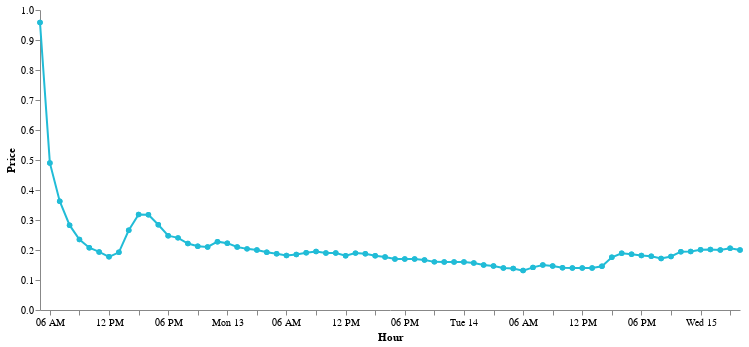

The cell this chart's notebook holds for it:
### Code cell
cp = NebulaChartProvider()
cp.price_chart(dp.hourly_stats_df)

### Figure 1 — Vega-Lite specification as saved in the notebook (floating-point values rounded to 4 significant figures; data arrays with more than 128 entries replaced by an {"elided": "..."} marker saying what was removed)
{"config": {"view": {"continuousWidth": 400, "continuousHeight": 300, "strokeOpacity": 0}, "axis": {"grid": false}, "axisX": {"labelAngle": 0}, "mark": {"color": "#21bcd7"}}, "data": {"name": "data-fab7dbec53fb2c60041d86df89915b6d"}, "mark": {"type": "line", "point": true}, "encoding": {"tooltip": [{"field": "Hour", "type": "temporal"}, {"field": "Price", "type": "quantitative"}], "x": {"field": "Hour", "sort": {"order": "ascending"}, "type": "temporal"}, "y": {"field": "Price", "type": "quantitative"}}, "width": 700, "$schema": "https://vega.github.io/schema/vega-lite/v4.17.0.json", "datasets": {"data-fab7dbec53fb2c60041d86df89915b6d": {"elided": "144 records"}}}
